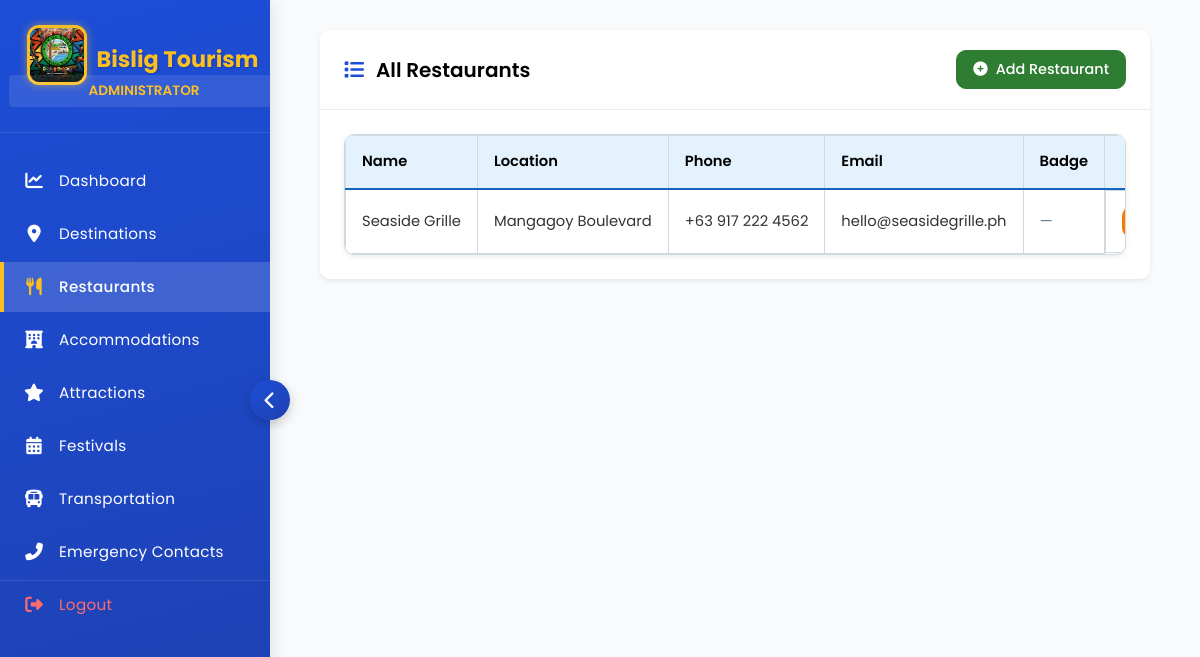
Page /admin/manage_restaurants.php (signed in) on the committed database.
### tables this page shows
CREATE TABLE `restaurants` (
  `id` int(11) NOT NULL,
  `name` varchar(100) NOT NULL,
  `description` text NOT NULL,
  `location` varchar(100) NOT NULL,
  `phone` varchar(20) DEFAULT NULL,
  `email` varchar(100) DEFAULT NULL,
  `badge` varchar(50) DEFAULT NULL,
  `created_at` timestamp NOT NULL DEFAULT current_timestamp(),
  `updated_at` timestamp NOT NULL DEFAULT current_timestamp() ON UPDATE current_timestamp(),
  `rating` decimal(2,1) DEFAULT 0.0
);

### admin/manage_restaurants.php (the view, shortened to what this page needs)
<?php
include 'database.php';
$result = mysqli_query($conn, "SELECT * FROM restaurants ORDER BY id DESC");
?>
<!DOCTYPE html>
<html lang="en">
<head>
    <link rel="stylesheet" href="https://cdnjs.cloudflare.com/ajax/libs/font-awesome/6.5.1/css/all.min.css">
</head>
<body>
    <?php include 'sidebar.php'; ?>
    <main class="main-content">
        <section class="content-section">
            <div class="card">
                <div class="card-header" style="display: flex; justify-content: space-between; align-items: center;">
                    <h2><i class="fas fa-list"></i> All Restaurants</h2>
                    <button class="btn btn-success" id="openAddModalBtn" style="margin-left:auto;">
                        <i class="fas fa-plus-circle"></i> Add Restaurant
                    </button>
                </div>
                <div class="card-body">
                    <div class="table-responsive">
                        <table class="data-table">
                            <thead>
                                <tr>
                                    <th>Name</th>
                                    <th>Location</th>
                                    <th>Phone</th>
                                    <th>Email</th>
                                    <th>Badge</th>
                                    <th>Actions</th>
                                </tr>
                            </thead>
                            <tbody>
                                <?php if (mysqli_num_rows($result) > 0): ?>
                                    <?php while ($row = mysqli_fetch_assoc($result)): ?>
                                    <tr>
                                        <td><?= htmlspecialchars($row['name']) ?></td>
                                        <td><?= htmlspecialchars($row['location']) ?></td>
                                        <td><?= htmlspecialchars($row['phone']) ?></td>
                                        <td><?= htmlspecialchars($row['email']) ?></td>
                                        <td>
                                            <?php if (!empty($row['badge'])): ?>
                                                <span class="badge-display">
                                                    <i class="fas fa-award"></i> <?= htmlspecialchars($row['badge']) ?>
                                                </span>
                                            <?php else: ?>
                                                <span style="color: var(--neutral-mid); font-style: italic;">—</span>
                                            <?php endif; ?>
                                        </td>
                                        <td class="actions">
                                            <button class="btn btn-warning btn-edit"
                                                data-id="<?= $row['id'] ?>"
                                                data-name="<?= htmlspecialchars($row['name']) ?>"
                                                data-description="<?= htmlspecialchars($row['description']) ?>"
                                                data-location="<?= htmlspecialchars($row['location']) ?>"
                                                data-phone="<?= htmlspecialchars($row['phone']) ?>"
                                                data-email="<?= htmlspecialchars($row['email']) ?>"
                                                data-badge="<?= htmlspecialchars($row['badge']) ?>"
                                            >
                                            </button>
                                        </td>
                                    </tr>
                                    <?php endwhile; ?>
                                <?php endif; ?>
                            </tbody>
                        </table>
                    </div>
                </div>
            </div>
        </section>
    </main>
</body>
</html>

### admin/manage_restaurants.php (style rules this page uses)
:root { --primary-green: #2e7d32; --light-green: #4caf50; --accent-green: #e8f5e9; --primary-blue: #1565c0; --light-blue: #42a5f5; --accent-blue: #e3f2fd; --primary-red: #c62828; --light-red: #ef5350; --accent-red: #ffebee; --primary-maroon: #880e4f; --light-maroon: #ad1457; --accent-maroon: #fce4ec; --neutral-dark: #263238; --neutral-mid: #607d8b; --neutral-light: #eceff1; --white: #ffffff; --border-radius: 6px; --box-shadow-sm: 0 2px 5px rgba(0, 0, 0, 0.08); --box-shadow: 0 4px 12px rgba(0, 0, 0, 0.15); --transition: all 0.2s ease-in-out; --font-family: 'Poppins', sans-serif; --table-border-color: #d0d9dd; --table-header-border-color: var(--primary-blue); }
body { font-family: var(--font-family); background-color: #f8f9fa; color: var(--neutral-dark); margin: 0; line-height: 1.6; }
.content-section { max-width: 1400px; margin: 0 auto; padding: 0 20px; }
.card { background: var(--white); border-radius: var(--border-radius); box-shadow: var(--box-shadow-sm); margin-bottom: 1.5rem; border: none; overflow: hidden; }
.card-header { display: flex; justify-content: space-between; align-items: center; padding: 1.25rem 1.5rem; background: var(--white); border-bottom: 1px solid rgba(0, 0, 0, 0.08); }
.card-header h2 { font-size: 1.25rem; font-weight: 600; color: black; margin: 0; display: flex; align-items: center; }
.card-header h2 i { margin-right: 12px; color: #1d4ed8; }
.card-body { padding: 1.5rem; }
.btn { padding: 0.5rem 1rem; border-radius: var(--border-radius); font-weight: 500; border: none; cursor: pointer; transition: var(--transition); display: inline-flex; align-items: center; justify-content: center; text-decoration: none; white-space: nowrap; font-size: 0.9rem; font-family: var(--font-family); }
.btn i { margin-right: 8px; }
.btn-success { background-color: var(--primary-green); color: var(--white); border: 1px solid var(--primary-green); }
.btn-warning { background-color: #f57c00; color: var(--white); border: 1px solid #f57c00; }
.table-responsive { overflow-x: auto; border-radius: var(--border-radius); box-shadow: var(--box-shadow-sm); border: 1px solid var(--table-border-color); }
.data-table { width: 100%; border-collapse: collapse; border-spacing: 0; font-size: 0.92rem; white-space: nowrap; border: none; }
.data-table thead th { background-color: var(--accent-blue); color: black; padding: 0.9rem 1rem; font-weight: 600; position: sticky; top: 0; z-index: 10; border: 1px solid var(--table-border-color); border-bottom: 2px solid var(--table-header-border-color); text-align: left; }
.data-table thead th:last-child { text-align: center; }
.data-table tbody tr { transition: var(--transition); border-bottom: 1px solid var(--table-border-color); }
.data-table tbody tr:last-child { border-bottom: none; }
.data-table td { padding: 0.9rem 1rem; border: 1px solid var(--table-border-color); vertical-align: middle; }
.data-table td:first-child { text-align: right; }
.data-table td:last-child { text-align: center; }
.data-table .actions { display: flex; gap: 8px; justify-content: center; align-items: center; }
.data-table .actions .btn { display: inline-flex; align-items: center; justify-content: center; height: 32px; min-height: 32px; padding: 0 12px; font-size: 0.88rem; line-height: 1; box-sizing: border-box; }

### admin/sidebar.php (style rules this page uses)
:root { --primary-color: #1d4ed8; --primary-dark: #1e40af; --primary-light: #3b82f6; --secondary-color: #e0f2fe; --accent-color: #fbbf24; --text-color: #333333; --light-text: #ffffff; --muted-text: #777777; --bg-color: #f8fafc; --card-bg: #ffffff; --sidebar-width: 270px; --sidebar-collapsed: 80px; --header-height: 70px; --border-radius: 10px; --card-radius: 12px; --shadow: 0 4px 15px rgba(0, 0, 0, 0.08); --sidebar-shadow: 2px 0 15px rgba(0, 0, 0, 0.1); --card-shadow: 0 6px 15px rgba(29, 78, 216, 0.08); --transition: all 0.3s ease; --menu-item-height: 50px; }
* { box-sizing: border-box; }
body { font-family: 'Poppins', sans-serif; margin: 0; background-color: var(--bg-color); color: var(--text-color); overflow-x: hidden; }
.main-content { transition: margin-left var(--transition); margin-left: var(--sidebar-width); padding: 30px; min-height: 100vh; background-color: var(--bg-color); box-sizing: border-box; }

### rows in the picture
restaurants: name "Seaside Grille", location "Mangagoy Boulevard", phone "+63 917 222 4562", email "hello@seasidegrille.ph"
